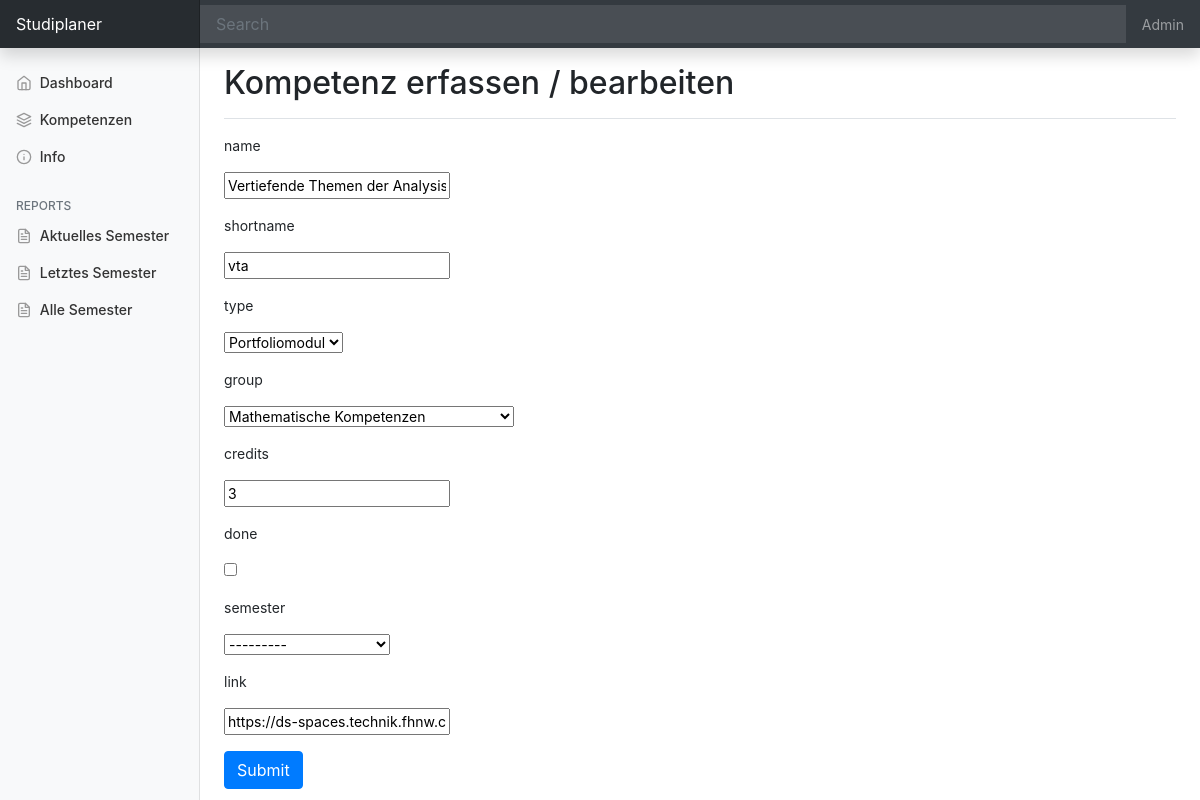
Before: /courseupdate/5/ with the older database file.
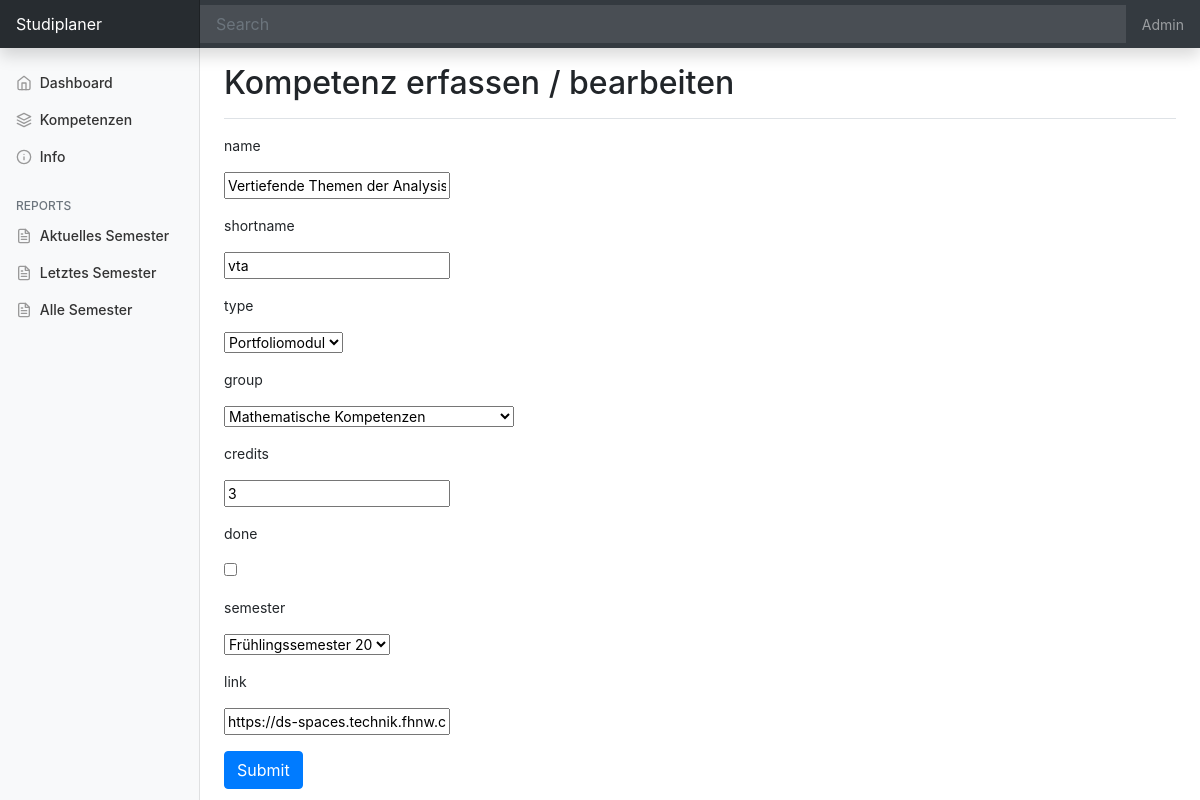
After: the same page with the newer database file.
### kompetenzen/models.py (models this page shows, shortened)
class course(models.Model):
    id              = models.AutoField(primary_key=True)
    name            = models.CharField(max_length=200, null=True)
    shortname       = models.CharField(max_length=10, null=True)
    type            = models.ForeignKey(course_type, null=True, on_delete=models.SET_NULL, blank=True)
    group           = models.ForeignKey(course_group, null=True,on_delete=models.SET_NULL, blank=True)
    credits         = models.IntegerField(null=True)
    date_created    = models.DateTimeField(auto_now_add=True)
    done            = models.BooleanField(default=False)
    semester        = models.ForeignKey(course_semester, null=True, on_delete=models.SET_NULL, blank=True)
    link            = models.CharField(max_length=300, null=True, blank=True)

### kompetenzen/views.py (the view)
# urls.py: path('courseupdate/<str:pk>/', views.courseupdate, name="courseupdate"),
def courseupdate(request, pk):
     co = course.objects.get(id=pk)
     form = CourseForm(instance=co)
     if request.method == 'POST':
          form = CourseForm(request.POST, instance=co)
          if form.is_valid():
               form.save()
               return redirect('/kompetenzen')
     context = {'form':form}
     return render(request, 'kompetenzen/courseform.html', context)

### kompetenzen/forms.py (shortened to what this page needs)
class CourseForm(forms.ModelForm):
    class Meta:
        model = course
        fields = '__all__'

### kompetenzen/models.py (called while the page is built)
    def __str__(self):
        return self.name

    def __str__(self):
        return self.name

    def __str__(self):
        return self.name

### kompetenzen/templates/kompetenzen/courseform.html (shortened to what this page needs)
{% extends 'kompetenzen/main.html' %}
{% load static %}
{% block content %}
<main class="col-md-9 ml-sm-auto col-lg-10 px-md-4">
  <div class="d-flex justify-content-between flex-wrap flex-md-nowrap align-items-center pt-3 pb-2 mb-3 border-bottom">
    <h1 class="h2">Kompetenz erfassen / bearbeiten</h1>
  </div>
  <div class="table-responsive">
    <form action="" method="POST">
      {% for field in form %}
      <div class="form-group">
        {{field.name}}
      </div>
      <div class="form-group">
        {{field}}
      </div>
      {% endfor %}
      <input type="submit" class="btn btn-primary" name="submit">
  </form>
  </div>
</main>
{% endblock %}

Changed rows visible on the page:
changed course "Vertiefende Themen der Analysis": semester "---------" → "Frühlingssemester 20"
